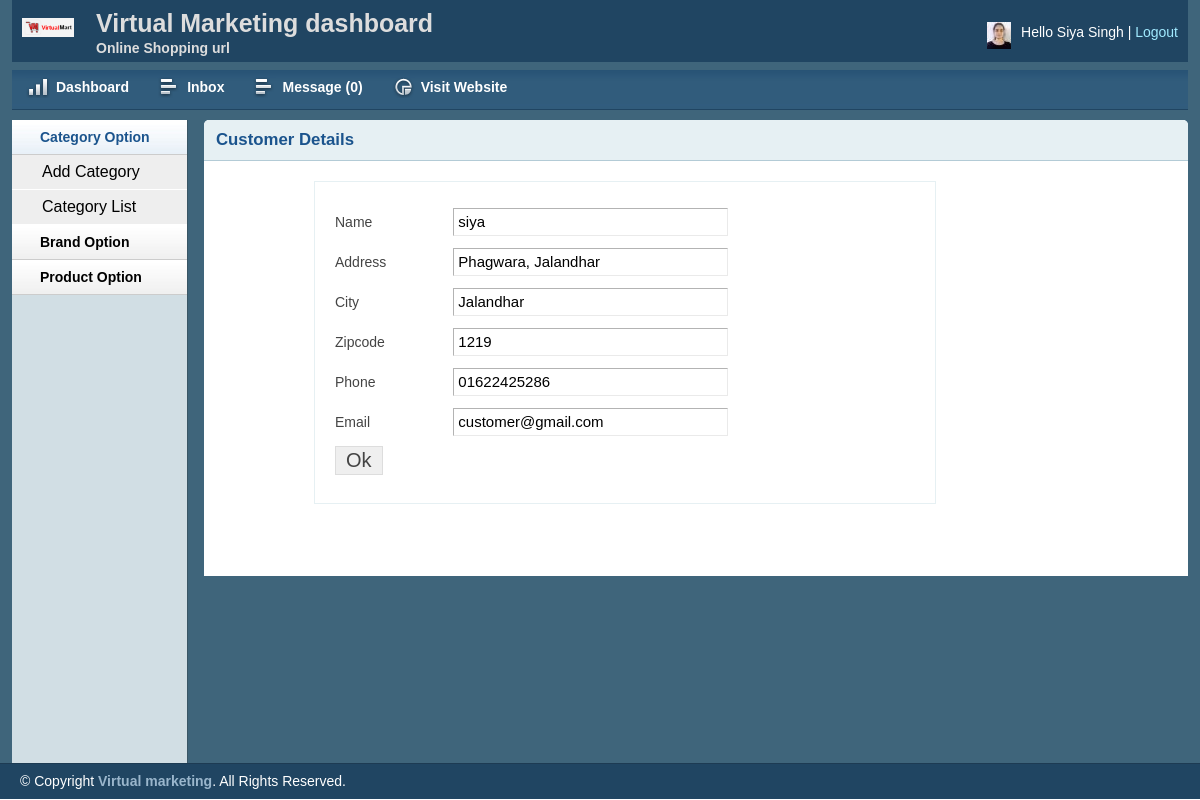
Page /admin/customer.php?custId=1 (signed in) on the committed database.
### tables this page shows
CREATE TABLE `tbl_customer` (
  `id` int(11) NOT NULL,
  `name` varchar(255) NOT NULL,
  `address` text NOT NULL,
  `city` varchar(30) NOT NULL,
  `country` varchar(30) NOT NULL,
  `zip` varchar(30) NOT NULL,
  `phone` varchar(30) NOT NULL,
  `email` varchar(255) NOT NULL,
  `pass` varchar(32) NOT NULL
);

### lib/Database.php (called while the page is built, shortened)
<?php
Class Database{
 public $host   = DB_HOST;
 public $user   = DB_USER;
 public $pass   = DB_PASS;
 public $dbname = DB_NAME;
 public $link;
private function connectDB(){
 $this->link = new mysqli($this->host, $this->user, $this->pass,
  $this->dbname);
 }
public function select($query){
  $result = $this->link->query($query) or
   die($this->link->error.__LINE__);
  if($result->num_rows > 0){
    return $result;
  } else {
    return false;
  }
 }
}

### classess/Customer.php (called while the page is built, shortened)
<?php
$filepath = realpath(dirname(__FILE__));
include_once ($filepath.'/../lib/Database.php');
?>
<?php
class Customer{
private $db;
	public function __construct()
	{
		$this->db = new Database();
	}
public function getCustomerData($id){
	$query = "SELECT * FROM tbl_customer WHERE id = '$id'";
		$result = $this->db->select($query);
		return $result;
}
}
?>

### admin/customer.php (the view, shortened to what this page needs)
<?php include 'inc/header.php';?>
<?php include 'inc/sidebar.php';?>
<?php
$filepath = realpath(dirname(__FILE__));
include_once ($filepath.'/../classess/Customer.php');
?>
<?php
if (!isset($_GET['custId']) || $_GET['custId'] == NULL) {
   echo "<script>window.location='inbox.php';</script>";
} else {
    $id = preg_replace('/[^-a-zA-Z0-9_]/', '', $_GET['custId']);
}
?>
        <div class="grid_10">
            <div class="box round first grid">
                <h2>Customer Details</h2>
               <div class="block copyblock">
     <?php
     $cus = new Customer();
     $getCust = $cus->getCustomerData($id);
     if ($getCust) {
        while ($result = $getCust->fetch_assoc()) {
     ?>
                 <form action="" method="post">
                    <table class="form">
                        <tr>
                            <td>Name</td>
                            <td>
                                <input type="text"readonly="readonly" value="<?php echo $result['name'];?>" class="medium" />
                            </td>
                        </tr>
                          <tr>
                            <td>Address</td>
                            <td>
                                <input type="text" readonly="readonly" value="<?php echo $result['address'];?>" class="medium" />
                            </td>
                        </tr>
                          <tr>
                            <td>City</td>
                            <td>
                                <input type="text" readonly="readonly"value="<?php echo $result['city'];?>" class="medium" />
                            </td>
                        </tr>
                          <tr>
                            <td>Zipcode</td>
                            <td>
                                <input type="text" readonly="readonly" value="<?php echo $result['zip'];?>" class="medium" />
                            </td>
                        </tr>
                          <tr>
                            <td>Phone</td>
                            <td>
                                <input type="text" readonly="readonly" value="<?php echo $result['phone'];?>" class="medium" />
                            </td>
                        </tr>
                          <tr>
                            <td>Email</td>
                            <td>
                                <input type="text" readonly="readonly" value="<?php echo $result['email'];?>" class="medium" />
                            </td>
                        </tr>
                        <tr>
                            <td>
                                <input type="submit" name="submit" Value="Ok" />
                            </td>
                        </tr>
                    </table>
                    </form>
                    <?php } } ?>
                </div>
            </div>
        </div>
<?php include 'inc/footer.php';?>

### admin/css/text.css (style rules this page uses)
body { font: 13px/1.5 Tahoma, Helvetica, Arial, 'Liberation Sans', FreeSans, sans-serif; }
h2 { font-size: 23px; }
p, dl, hr, h1, h2, h3, h4, h5, h6, ol, ul, pre, table, address, fieldset { margin-bottom: 20px; }

### admin/css/grid.css (style rules this page uses)
.grid_1, .grid_2, .grid_3, .grid_4, .grid_5, .grid_6, .grid_7, .grid_8, .grid_9, .grid_10, .grid_11, .grid_12, .grid_13, .grid_14, .grid_15, .grid_16 { display: inline; float: left; margin-left: 1%; margin-right: 1%; }
.container_12 .grid_10 { width: 81.333%; }

### admin/css/layout.css (style rules this page uses)
body { background: #fff none repeat scroll 0 0; color: #444; font-size: 14px; padding: 0; }
h1, h2, h3, h4, h5, h6 { line-height:1.2em; margin-bottom:.3em; }
h2 { margin-top:1em; }
.box { background:#fff; margin-bottom:20px; padding:10px 10px 10px 10px; margin-left:-8px; }
.box.grid { padding-bottom:40px; }
.box.round { -moz-border-radius: 5px 5px 0px 0px; -webkit-border-radius: 5px 5px 0px 0px; border-radius: 5px 5px 0px 0px; }
.box h2 { font-size:1.2em; font-weight:bold; color:#1B548D; background:#E6F0F3; margin:-10px -10px 0 -10px; padding:10px 12px; border-bottom:1px solid #B3CBD6; -moz-border-radius: 5px 5px 0px 0px; -webkit-border-radius: 5px 5px 0px 0px; border-radius: 5px 5px 0px 0px; }
.box.first { min-height: 406px; }
.block { padding-top:20px; }
.copyblock { border: 1px solid #e6f0f3; line-height: 32px; margin-left: 100px; margin-top: 20px; padding-left: 20px; width: 600px; }
table.form { width:100%; }
table.form td { padding:4px 0px; }
table.form input, table.form select { font-size: 15px; padding: 4px 4px 5px 4px; border-top: 1px solid #b3b3b3; border-left: 1px solid #b3b3b3; border-right: 1px solid #eaeaea; border-bottom: 1px solid #eaeaea; }
table.form input[type="submit"] { border: 1px solid #ddd; color: #444; cursor: pointer; font-size: 20px; padding: 2px 10px; }
input.medium { width: 55%; }
.block { padding-bottom:1px; }

### rows in the picture
tbl_customer: name "siya", address "Phagwara, Jalandhar", zip "1219", phone "01622425286", email "customer@gmail.com"
